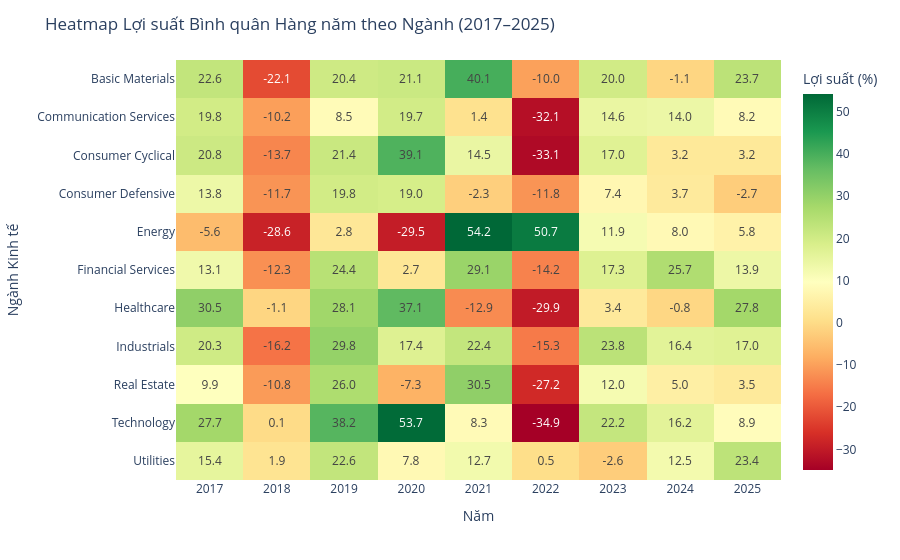

Notebook source saved alongside this figure:
### Code cell
pivot_return = df_sec_yr.pivot(index='sector', columns='year', values='return_pct')
fig6 = px.imshow(
    pivot_return,
    labels=dict(x="Năm", y="Ngành", color="Lợi suất (%)"),
    x=pivot_return.columns,
    y=pivot_return.index,
    color_continuous_scale='RdYlGn',
    text_auto='.1f',
    aspect='auto'
)
fig6.update_layout(
    title='Heatmap Lợi suất Bình quân Hàng năm theo Ngành (2017–2025)',
    xaxis_title='Năm',
    yaxis_title='Ngành Kinh tế',
    template='plotly_white'
)
fig6.show()

### Figure 1 — Plotly figure (JSON) as saved in the notebook; plotly's stock layout.template omitted (floating-point values rounded to 4 significant figures)
{"data": [{"coloraxis": "coloraxis", "hovertemplate": "Năm: %{x}<br>Ngành: %{y}<br>Lợi suất (%): %{z}<extra></extra>", "name": "0", "texttemplate": "%{z:.1f}", "type": "heatmap", "x": ["2017", "2018", "2019", "2020", "2021", "2022", "2023", "2024", "2025"], "xaxis": "x", "y": ["Basic Materials", "Communication Services", "Consumer Cyclical", "Consumer Defensive", "Energy", "Financial Services", "Healthcare", "Industrials", "Real Estate", "Technology", "Utilities"], "yaxis": "y", "z": [[22.6, -22.1, 20.4, 21.1, 40.1, -10.0, 20.0, -1.1, 23.7], [19.8, -10.2, 8.5, 19.7, 1.4, -32.1, 14.6, 14.0, 8.2], [20.8, -13.7, 21.4, 39.1, 14.5, -33.1, 17.0, 3.2, 3.2], [13.8, -11.7, 19.8, 19.0, -2.3, -11.8, 7.4, 3.7, -2.7], [-5.6, -28.6, 2.8, -29.5, 54.2, 50.7, 11.9, 8.0, 5.8], [13.1, -12.3, 24.4, 2.7, 29.1, -14.2, 17.3, 25.7, 13.9], [30.5, -1.1, 28.1, 37.1, -12.9, -29.9, 3.4, -0.8, 27.8], [20.3, -16.2, 29.8, 17.4, 22.4, -15.3, 23.8, 16.4, 17.0], [9.9, -10.8, 26.0, -7.3, 30.5, -27.2, 12.0, 5.0, 3.5], [27.7, 0.1, 38.2, 53.7, 8.3, -34.9, 22.2, 16.2, 8.9], [15.4, 1.9, 22.6, 7.8, 12.7, 0.5, -2.6, 12.5, 23.4]]}], "layout": {"coloraxis": {"autocolorscale": false, "colorbar": {"title": {"text": "Lợi suất (%)"}}, "colorscale": [[0, "rgb(165,0,38)"], [0.1, "rgb(215,48,39)"], [0.2, "rgb(244,109,67)"], [0.3, "rgb(253,174,97)"], [0.4, "rgb(254,224,139)"], [0.5, "rgb(255,255,191)"], [0.6, "rgb(217,239,139)"], [0.7, "rgb(166,217,106)"], [0.8, "rgb(102,189,99)"], [0.9, "rgb(26,152,80)"], [1, "rgb(0,104,55)"]]}, "margin": {"t": 60}, "title": {"text": "Heatmap Lợi suất Bình quân Hàng năm theo Ngành (2017–2025)"}, "xaxis": {"anchor": "y", "domain": [0, 1], "title": {"text": "Năm"}}, "yaxis": {"anchor": "x", "autorange": "reversed", "domain": [0, 1], "title": {"text": "Ngành Kinh tế"}}}}
